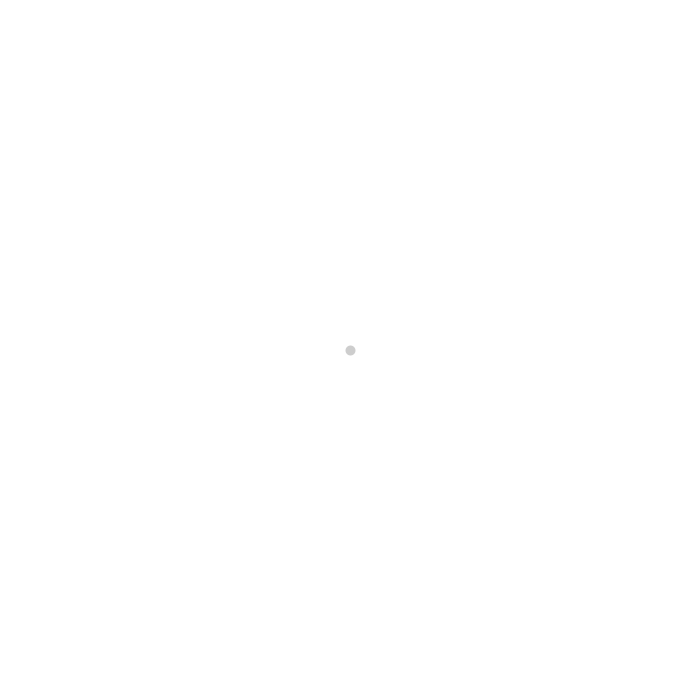
Frame 1 (no input)
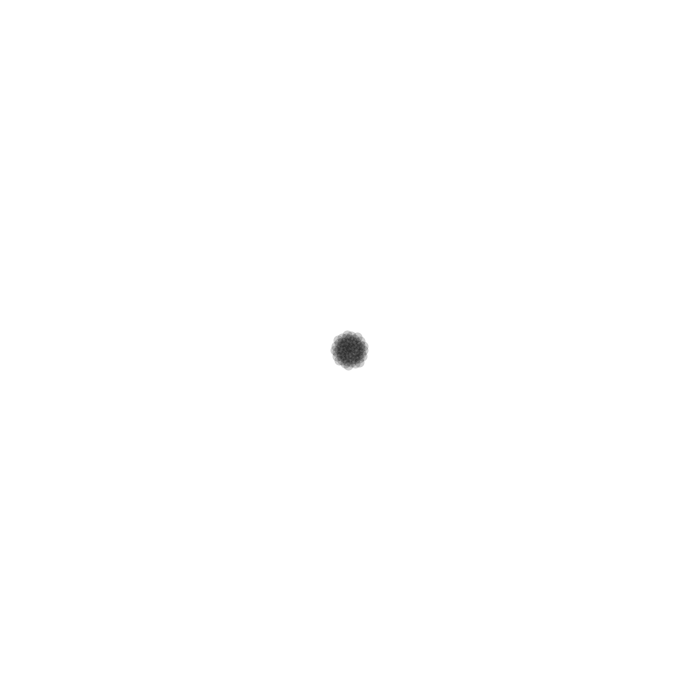
Frame 60 (the mouse pressed at the canvas centre just before this capture)
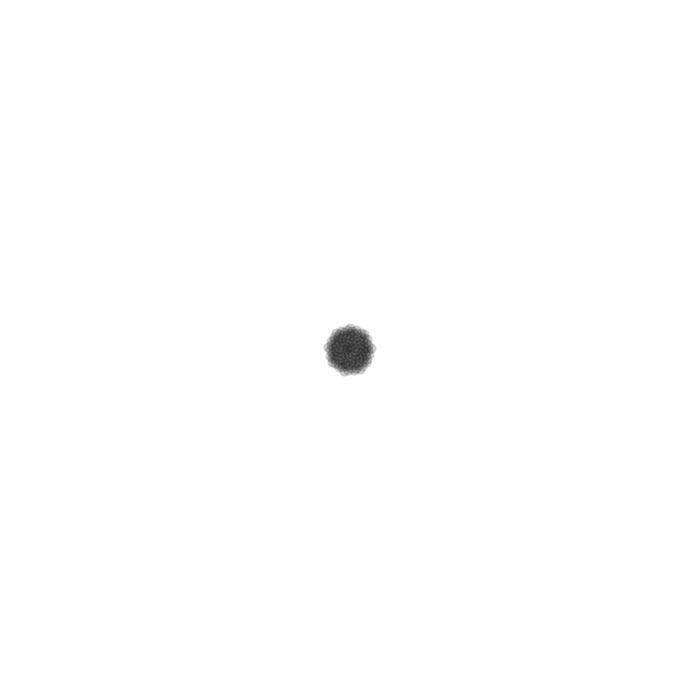
Frame 120 (the mouse held since frame 60 and released just before this capture)

The Processing sketch that drew these frames (run headless with seeded random() and noise(); from frame 60 on, the mouse is pressed at the canvas centre):

// Processing sketch: phyllotaxis
// ── phyllotaxis.pde
float n = 0;
float c = 2;
void setup() {
  size(700, 700);
  background(255);
} 


void draw() {
  
  float angle = 137.5 * n;
  float radius = c * sqrt(n);
  float x = cos(angle) * radius + width / 2;
  float y = sin(angle) * radius + height / 2;
  
  strokeWeight(10);
  stroke(0, 50);
  point(x, y);
  n++;
} 
